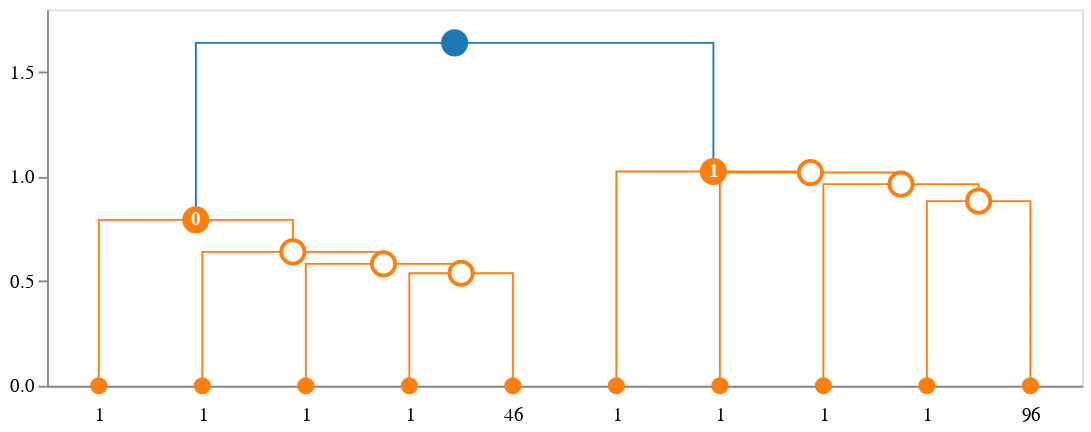

Notebook code cell kept with this figure:
### Markdown cell above
## HDBSCAN integration

IDendro can visualize [HDBSCAN](https://hdbscan.readthedocs.io/) clustering results, too. Simply wrap the HDBSCAN model object with `idendro.HDBSCANClusteringData` before passing it as clustering information. The model object is available via `cluster_data.get_model()` function in all callback functions (see case studies for ideas on how it can be leveraged).

### Code cell
import hdbscan
clusterer = hdbscan.HDBSCAN()
clusterer.fit(data['data'])

#pass it to idendro and visualize
idd = idendro.IDendro()
idd.set_cluster_info(idendro.HDBSCANClusteringData(clusterer))

idd.create_dendrogram().plot(
    backend='altair',
    height=200, width=550
)

### Figure 1 — Vega-Lite specification as saved in the notebook (floating-point values rounded to 4 significant figures)
{"layer": [{"data": {"name": "data-7b01ad3da9adccd815aced4573f7af1b"}, "mark": "line", "encoding": {"color": {"field": "fillcolor", "legend": null, "scale": null, "type": "nominal"}, "detail": {"field": "index", "type": "quantitative"}, "order": {"field": "_order_helper", "type": "quantitative"}, "strokeDash": {"field": "strokedash", "legend": null, "scale": null, "type": "nominal"}, "strokeOpacity": {"field": "strokeopacity", "legend": null, "scale": null, "type": "quantitative"}, "strokeWidth": {"field": "strokewidth", "legend": null, "scale": null, "type": "quantitative"}, "x": {"axis": {"grid": false, "labelAngle": 0, "labelExpr": "datum.value == 5.0 ? '1' : datum.value == 15.0 ? '1' : datum.value == 25.0 ? '1' : datum.value == 35.0 ? '1' : datum.value == 45.0 ? '46' : datum.value == 55.0 ? '1' : datum.value == 65.0 ? '1' : datum.value == 75.0 ? '1' : datum.value == 85.0 ? '1' : datum.value == 95.0 ? '96' : ''", "labelPadding": 10, "orient": "bottom", "ticks": false, "values": [5.0, 15.0, 25.0, 35.0, 45.0, 55.0, 65.0, 75.0, 85.0, 95.0]}, "field": "x", "title": null, "type": "quantitative"}, "y": {"axis": {"grid": false}, "field": "y", "scale": {"reverse": false, "type": "linear"}, "title": null, "type": "quantitative"}}}, {"layer": [{"layer": [{"mark": "point", "encoding": {"fill": {"field": "fillcolor", "scale": null, "type": "nominal"}, "opacity": {"field": "opacity", "scale": null, "type": "quantitative"}, "size": {"field": "size", "scale": null, "type": "quantitative"}, "stroke": {"field": "edgecolor", "scale": null, "type": "nominal"}, "tooltip": {"field": "hovertext", "type": "nominal"}, "x": {"axis": {"grid": false, "labelAngle": 0, "labelExpr": "datum.value == 5.0 ? '1' : datum.value == 15.0 ? '1' : datum.value == 25.0 ? '1' : datum.value == 35.0 ? '1' : datum.value == 45.0 ? '46' : datum.value == 55.0 ? '1' : datum.value == 65.0 ? '1' : datum.value == 75.0 ? '1' : datum.value == 85.0 ? '1' : datum.value == 95.0 ? '96' : ''", "labelPadding": 10, "orient": "bottom", "ticks": false, "values": [5.0, 15.0, 25.0, 35.0, 45.0, 55.0, 65.0, 75.0, 85.0, 95.0]}, "field": "x", "title": null, "type": "quantitative"}, "y": {"axis": {"grid": false}, "field": "y", "scale": {"reverse": false, "type": "linear"}, "title": null, "type": "quantitative"}}}, {"mark": {"type": "text", "fontWeight": "bold"}, "encoding": {"color": {"field": "labelcolor", "scale": null, "type": "nominal"}, "size": {"field": "labelsize", "scale": null, "type": "quantitative"}, "text": {"field": "label", "type": "nominal"}, "tooltip": {"field": "hovertext", "type": "nominal"}, "x": {"axis": {"grid": false, "labelAngle": 0, "labelExpr": "datum.value == 5.0 ? '1' : datum.value == 15.0 ? '1' : datum.value == 25.0 ? '1' : datum.value == 35.0 ? '1' : datum.value == 45.0 ? '46' : datum.value == 55.0 ? '1' : datum.value == 65.0 ? '1' : datum.value == 75.0 ? '1' : datum.value == 85.0 ? '1' : datum.value == 95.0 ? '96' : ''", "labelPadding": 10, "orient": "bottom", "ticks": false, "values": [5.0, 15.0, 25.0, 35.0, 45.0, 55.0, 65.0, 75.0, 85.0, 95.0]}, "field": "x", "title": null, "type": "quantitative"}, "y": {"axis": {"grid": false}, "field": "y", "scale": {"reverse": false, "type": "linear"}, "title": null, "type": "quantitative"}}}]}], "data": {"name": "data-4855630e76484fecf13a5d0c65102b60"}}], "height": 200, "width": 550, "$schema": "https://vega.github.io/schema/vega-lite/v4.17.0.json", "datasets": {"data-7b01ad3da9adccd815aced4573f7af1b": [{"index": 0, "x": 35.0, "y": 0.0, "fillcolor": "#ff7f0e", "id": 267, "children_id": [22, 263], "cluster_id": null, "strokewidth": 1.0, "strokedash": [1, 0], "strokeopacity": 1.0, "_order_helper": 0}, {"index": 0, "x": 35.0, "y": 0.5385, "fillcolor": "#ff7f0e", "id": 267, "children_id": [22, 263], "cluster_id": null, "strokewidth": 1.0, "strokedash": [1, 0], "strokeopacity": 1.0, "_order_helper": 1}, {"index": 0, "x": 45.0, "y": 0.5385, "fillcolor": "#ff7f0e", "id": 267, "children_id": [22, 263], "cluster_id": null, "strokewidth": 1.0, "strokedash": [1, 0], "strokeopacity": 1.0, "_order_helper": 2}, {"index": 0, "x": 45.0, "y": 0.0, "fillcolor": "#ff7f0e", "id": 267, "children_id": [22, 263], "cluster_id": null, "strokewidth": 1.0, "strokedash": [1, 0], "strokeopacity": 1.0, "_order_helper": 3}, {"index": 1, "x": 25.0, "y": 0.0, "fillcolor": "#ff7f0e", "id": 272, "children_id": [14, 267], "cluster_id": null, "strokewidth": 1.0, "strokedash": [1, 0], "strokeopacity": 1.0, "_order_helper": 0}, {"index": 1, "x": 25.0, "y": 0.5831, "fillcolor": "#ff7f0e", "id": 272, "children_id": [14, 267], "cluster_id": null, "strokewidth": 1.0, "strokedash": [1, 0], "strokeopacity": 1.0, "_order_helper": 1}, {"index": 1, "x": 40.0, "y": 0.5831, "fillcolor": "#ff7f0e", "id": 272, "children_id": [14, 267], "cluster_id": null, "strokewidth": 1.0, "strokedash": [1, 0], "strokeopacity": 1.0, "_order_helper": 2}, {"index": 1, "x": 40.0, "y": 0.5385, "fillcolor": "#ff7f0e", "id": 272, "children_id": [14, 267], "cluster_id": null, "strokewidth": 1.0, "strokedash": [1, 0], "strokeopacity": 1.0, "_order_helper": 3}, {"index": 2, "x": 15.0, "y": 0.0, "fillcolor": "#ff7f0e", "id": 280, "children_id": [15, 272], "cluster_id": null, "strokewidth": 1.0, "strokedash": [1, 0], "strokeopacity": 1.0, "_order_helper": 0}, {"index": 2, "x": 15.0, "y": 0.6403, "fillcolor": "#ff7f0e", "id": 280, "children_id": [15, 272], "cluster_id": null, "strokewidth": 1.0, "strokedash": [1, 0], "strokeopacity": 1.0, "_order_helper": 1}, {"index": 2, "x": 32.5, "y": 0.6403, "fillcolor": "#ff7f0e", "id": 280, "children_id": [15, 272], "cluster_id": null, "strokewidth": 1.0, "strokedash": [1, 0], "strokeopacity": 1.0, "_order_helper": 2}, {"index": 2, "x": 32.5, "y": 0.5831, "fillcolor": "#ff7f0e", "id": 280, "children_id": [15, 272], "cluster_id": null, "strokewidth": 1.0, "strokedash": [1, 0], "strokeopacity": 1.0, "_order_helper": 3}, {"index": 3, "x": 5.0, "y": 0.0, "fillcolor": "#ff7f0e", "id": 291, "children_id": [41, 280], "cluster_id": 0.0, "strokewidth": 1.0, "strokedash": [1, 0], "strokeopacity": 1.0, "_order_helper": 0}, {"index": 3, "x": 5.0, "y": 0.7937, "fillcolor": "#ff7f0e", "id": 291, "children_id": [41, 280], "cluster_id": 0.0, "strokewidth": 1.0, "strokedash": [1, 0], "strokeopacity": 1.0, "_order_helper": 1}, {"index": 3, "x": 23.75, "y": 0.7937, "fillcolor": "#ff7f0e", "id": 291, "children_id": [41, 280], "cluster_id": 0.0, "strokewidth": 1.0, "strokedash": [1, 0], "strokeopacity": 1.0, "_order_helper": 2}, {"index": 3, "x": 23.75, "y": 0.6403, "fillcolor": "#ff7f0e", "id": 291, "children_id": [41, 280], "cluster_id": 0.0, "strokewidth": 1.0, "strokedash": [1, 0], "strokeopacity": 1.0, "_order_helper": 3}, {"index": 4, "x": 85.0, "y": 0.0, "fillcolor": "#ff7f0e", "id": 294, "children_id": [106, 293], "cluster_id": null, "strokewidth": 1.0, "strokedash": [1, 0], "strokeopacity": 1.0, "_order_helper": 0}, {"index": 4, "x": 85.0, "y": 0.8832, "fillcolor": "#ff7f0e", "id": 294, "children_id": [106, 293], "cluster_id": null, "strokewidth": 1.0, "strokedash": [1, 0], "strokeopacity": 1.0, "_order_helper": 1}, {"index": 4, "x": 95.0, "y": 0.8832, "fillcolor": "#ff7f0e", "id": 294, "children_id": [106, 293], "cluster_id": null, "strokewidth": 1.0, "strokedash": [1, 0], "strokeopacity": 1.0, "_order_helper": 2}, {"index": 4, "x": 95.0, "y": 0.0, "fillcolor": "#ff7f0e", "id": 294, "children_id": [106, 293], "cluster_id": null, "strokewidth": 1.0, "strokedash": [1, 0], "strokeopacity": 1.0, "_order_helper": 3}, {"index": 5, "x": 75.0, "y": 0.0, "fillcolor": "#ff7f0e", "id": 295, "children_id": [118, 294], "cluster_id": null, "strokewidth": 1.0, "strokedash": [1, 0], "strokeopacity": 1.0, "_order_helper": 0}, {"index": 5, "x": 75.0, "y": 0.9644, "fillcolor": "#ff7f0e", "id": 295, "children_id": [118, 294], "cluster_id": null, "strokewidth": 1.0, "strokedash": [1, 0], "strokeopacity": 1.0, "_order_helper": 1}, {"index": 5, "x": 90.0, "y": 0.9644, "fillcolor": "#ff7f0e", "id": 295, "children_id": [118, 294], "cluster_id": null, "strokewidth": 1.0, "strokedash": [1, 0], "strokeopacity": 1.0, "_order_helper": 2}, {"index": 5, "x": 90.0, "y": 0.8832, "fillcolor": "#ff7f0e", "id": 295, "children_id": [118, 294], "cluster_id": null, "strokewidth": 1.0, "strokedash": [1, 0], "strokeopacity": 1.0, "_order_helper": 3}, {"index": 6, "x": 65.0, "y": 0.0, "fillcolor": "#ff7f0e", "id": 296, "children_id": [117, 295], "cluster_id": null, "strokewidth": 1.0, "strokedash": [1, 0], "strokeopacity": 1.0, "_order_helper": 0}, {"index": 6, "x": 65.0, "y": 1.02, "fillcolor": "#ff7f0e", "id": 296, "children_id": [117, 295], "cluster_id": null, "strokewidth": 1.0, "strokedash": [1, 0], "strokeopacity": 1.0, "_order_helper": 1}, {"index": 6, "x": 82.5, "y": 1.02, "fillcolor": "#ff7f0e", "id": 296, "children_id": [117, 295], "cluster_id": null, "strokewidth": 1.0, "strokedash": [1, 0], "strokeopacity": 1.0, "_order_helper": 2}, {"index": 6, "x": 82.5, "y": 0.9644, "fillcolor": "#ff7f0e", "id": 296, "children_id": [117, 295], "cluster_id": null, "strokewidth": 1.0, "strokedash": [1, 0], "strokeopacity": 1.0, "_order_helper": 3}, {"index": 7, "x": 55.0, "y": 0.0, "fillcolor": "#ff7f0e", "id": 297, "children_id": [131, 296], "cluster_id": 1.0, "strokewidth": 1.0, "strokedash": [1, 0], "strokeopacity": 1.0, "_order_helper": 0}, {"index": 7, "x": 55.0, "y": 1.025, "fillcolor": "#ff7f0e", "id": 297, "children_id": [131, 296], "cluster_id": 1.0, "strokewidth": 1.0, "strokedash": [1, 0], "strokeopacity": 1.0, "_order_helper": 1}, {"index": 7, "x": 73.75, "y": 1.025, "fillcolor": "#ff7f0e", "id": 297, "children_id": [131, 296], "cluster_id": 1.0, "strokewidth": 1.0, "strokedash": [1, 0], "strokeopacity": 1.0, "_order_helper": 2}, {"index": 7, "x": 73.75, "y": 1.02, "fillcolor": "#ff7f0e", "id": 297, "children_id": [131, 296], "cluster_id": 1.0, "strokewidth": 1.0, "strokedash": [1, 0], "strokeopacity": 1.0, "_order_helper": 3}, {"index": 8, "x": 14.38, "y": 0.7937, "fillcolor": "#1f77b4", "id": 298, "children_id": [291, 297], "cluster_id": null, "strokewidth": 1.0, "strokedash": [1, 0], "strokeopacity": 1.0, "_order_helper": 0}, {"index": 8, "x": 14.38, "y": 1.64, "fillcolor": "#1f77b4", "id": 298, "children_id": [291, 297], "cluster_id": null, "strokewidth": 1.0, "strokedash": [1, 0], "strokeopacity": 1.0, "_order_helper": 1}, {"index": 8, "x": 64.38, "y": 1.64, "fillcolor": "#1f77b4", "id": 298, "children_id": [291, 297], "cluster_id": null, "strokewidth": 1.0, "strokedash": [1, 0], "strokeopacity": 1.0, "_order_helper": 2}, {"index": 8, "x": 64.38, "y": 1.025, "fillcolor": "#1f77b4", "id": 298, "children_id": [291, 297], "cluster_id": null, "strokewidth": 1.0, "strokedash": [1, 0], "strokeopacity": 1.0, "_order_helper": 3}], "data-4855630e76484fecf13a5d0c65102b60": [{"x": 5.0, "y": 0.0, "type": "leaf", "id": 41, "cluster_id": null, "edgecolor": "#ff7f0e", "label": "", "hovertext": {"# of items": "1", "linkage id": 41}, "fillcolor": "#ff7f0e", "radius": 4.0, "opacity": 1.0, "labelsize": 10.0, "labelcolor": "#fff", "_default_leaf_radius": 4.0, "_default_leaf_radius_if_cluster": 7.0, "size": 50.27}, {"x": 15.0, "y": 0.0, "type": "leaf", "id": 15, "cluster_id": null, "edgecolor": "#ff7f0e", "label": "", "hovertext": {"# of items": "1", "linkage id": 15}, "fillcolor": "#ff7f0e", "radius": 4.0, "opacity": 1.0, "labelsize": 10.0, "labelcolor": "#fff", "_default_leaf_radius": 4.0, "_default_leaf_radius_if_cluster": 7.0, "size": 50.27}, {"x": 25.0, "y": 0.0, "type": "leaf", "id": 14, "cluster_id": null, "edgecolor": "#ff7f0e", "label": "", "hovertext": {"# of items": "1", "linkage id": 14}, "fillcolor": "#ff7f0e", "radius": 4.0, "opacity": 1.0, "labelsize": 10.0, "labelcolor": "#fff", "_default_leaf_radius": 4.0, "_default_leaf_radius_if_cluster": 7.0, "size": 50.27}, {"x": 35.0, "y": 0.0, "type": "leaf", "id": 22, "cluster_id": null, "edgecolor": "#ff7f0e", "label": "", "hovertext": {"# of items": "1", "linkage id": 22}, "fillcolor": "#ff7f0e", "radius": 4.0, "opacity": 1.0, "labelsize": 10.0, "labelcolor": "#fff", "_default_leaf_radius": 4.0, "_default_leaf_radius_if_cluster": 7.0, "size": 50.27}, {"x": 45.0, "y": 0.0, "type": "leaf", "id": 263, "cluster_id": null, "edgecolor": "#ff7f0e", "label": "", "hovertext": {"# of items": "46", "linkage id": 263}, "fillcolor": "#ff7f0e", "radius": 4.0, "opacity": 1.0, "labelsize": 10.0, "labelcolor": "#fff", "_default_leaf_radius": 4.0, "_default_leaf_radius_if_cluster": 7.0, "size": 50.27}, {"x": 55.0, "y": 0.0, "type": "leaf", "id": 131, "cluster_id": null, "edgecolor": "#ff7f0e", "label": "", "hovertext": {"# of items": "1", "linkage id": 131}, "fillcolor": "#ff7f0e", "radius": 4.0, "opacity": 1.0, "labelsize": 10.0, "labelcolor": "#fff", "_default_leaf_radius": 4.0, "_default_leaf_radius_if_cluster": 7.0, "size": 50.27}, {"x": 65.0, "y": 0.0, "type": "leaf", "id": 117, "cluster_id": null, "edgecolor": "#ff7f0e", "label": "", "hovertext": {"# of items": "1", "linkage id": 117}, "fillcolor": "#ff7f0e", "radius": 4.0, "opacity": 1.0, "labelsize": 10.0, "labelcolor": "#fff", "_default_leaf_radius": 4.0, "_default_leaf_radius_if_cluster": 7.0, "size": 50.27}, {"x": 75.0, "y": 0.0, "type": "leaf", "id": 118, "cluster_id": null, "edgecolor": "#ff7f0e", "label": "", "hovertext": {"# of items": "1", "linkage id": 118}, "fillcolor": "#ff7f0e", "radius": 4.0, "opacity": 1.0, "labelsize": 10.0, "labelcolor": "#fff", "_default_leaf_radius": 4.0, "_default_leaf_radius_if_cluster": 7.0, "size": 50.27}, {"x": 85.0, "y": 0.0, "type": "leaf", "id": 106, "cluster_id": null, "edgecolor": "#ff7f0e", "label": "", "hovertext": {"# of items": "1", "linkage id": 106}, "fillcolor": "#ff7f0e", "radius": 4.0, "opacity": 1.0, "labelsize": 10.0, "labelcolor": "#fff", "_default_leaf_radius": 4.0, "_default_leaf_radius_if_cluster": 7.0, "size": 50.27}, {"x": 95.0, "y": 0.0, "type": "leaf", "id": 293, "cluster_id": null, "edgecolor": "#ff7f0e", "label": "", "hovertext": {"# of items": "96", "linkage id": 293}, "fillcolor": "#ff7f0e", "radius": 4.0, "opacity": 1.0, "labelsize": 10.0, "labelcolor": "#fff", "_default_leaf_radius": 4.0, "_default_leaf_radius_if_cluster": 7.0, "size": 50.27}, {"x": 40.0, "y": 0.5385, "type": "subcluster", "id": 267, "cluster_id": null, "edgecolor": "#ff7f0e", "label": "", "hovertext": {"# of items": "47", "linkage id": 267}, "fillcolor": "#fff", "radius": 7.0, "opacity": 1.0, "labelsize": 10.0, "labelcolor": "#fff", "_default_leaf_radius": 4.0, "_default_leaf_radius_if_cluster": 7.0, "size": 153.9}, {"x": 32.5, "y": 0.5831, "type": "subcluster", "id": 272, "cluster_id": null, "edgecolor": "#ff7f0e", "label": "", "hovertext": {"# of items": "48", "linkage id": 272}, "fillcolor": "#fff", "radius": 7.0, "opacity": 1.0, "labelsize": 10.0, "labelcolor": "#fff", "_default_leaf_radius": 4.0, "_default_leaf_radius_if_cluster": 7.0, "size": 153.9}, {"x": 23.75, "y": 0.6403, "type": "subcluster", "id": 280, "cluster_id": null, "edgecolor": "#ff7f0e", "label": "", "hovertext": {"# of items": "49", "linkage id": 280}, "fillcolor": "#fff", "radius": 7.0, "opacity": 1.0, "labelsize": 10.0, "labelcolor": "#fff", "_default_leaf_radius": 4.0, "_default_leaf_radius_if_cluster": 7.0, "size": 153.9}, {"x": 14.38, "y": 0.7937, "type": "cluster", "id": 291, "cluster_id": 0.0, "edgecolor": "#ff7f0e", "label": "0", "hovertext": {"# of items": "50", "linkage id": 291}, "fillcolor": "#ff7f0e", "radius": 7.0, "opacity": 1.0, "labelsize": 10.0, "labelcolor": "#fff", "_default_leaf_radius": 4.0, "_default_leaf_radius_if_cluster": 7.0, "size": 153.9}, {"x": 90.0, "y": 0.8832, "type": "subcluster", "id": 294, "cluster_id": null, "edgecolor": "#ff7f0e", "label": "", "hovertext": {"# of items": "97", "linkage id": 294}, "fillcolor": "#fff", "radius": 7.0, "opacity": 1.0, "labelsize": 10.0, "labelcolor": "#fff", "_default_leaf_radius": 4.0, "_default_leaf_radius_if_cluster": 7.0, "size": 153.9}, {"x": 82.5, "y": 0.9644, "type": "subcluster", "id": 295, "cluster_id": null, "edgecolor": "#ff7f0e", "label": "", "hovertext": {"# of items": "98", "linkage id": 295}, "fillcolor": "#fff", "radius": 7.0, "opacity": 1.0, "labelsize": 10.0, "labelcolor": "#fff", "_default_leaf_radius": 4.0, "_default_leaf_radius_if_cluster": 7.0, "size": 153.9}, {"x": 73.75, "y": 1.02, "type": "subcluster", "id": 296, "cluster_id": null, "edgecolor": "#ff7f0e", "label": "", "hovertext": {"# of items": "99", "linkage id": 296}, "fillcolor": "#fff", "radius": 7.0, "opacity": 1.0, "labelsize": 10.0, "labelcolor": "#fff", "_default_leaf_radius": 4.0, "_default_leaf_radius_if_cluster": 7.0, "size": 153.9}, {"x": 64.38, "y": 1.025, "type": "cluster", "id": 297, "cluster_id": 1.0, "edgecolor": "#ff7f0e", "label": "1", "hovertext": {"# of items": "100", "linkage id": 297}, "fillcolor": "#ff7f0e", "radius": 7.0, "opacity": 1.0, "labelsize": 10.0, "labelcolor": "#fff", "_default_leaf_radius": 4.0, "_default_leaf_radius_if_cluster": 7.0, "size": 153.9}, {"x": 39.38, "y": 1.64, "type": "supercluster", "id": 298, "cluster_id": null, "edgecolor": "#1f77b4", "label": "", "hovertext": {"# of items": "150", "linkage id": 298}, "fillcolor": "#1f77b4", "radius": 7.0, "opacity": 1.0, "labelsize": 10.0, "labelcolor": "#fff", "_default_leaf_radius": 4.0, "_default_leaf_radius_if_cluster": 7.0, "size": 153.9}]}}
